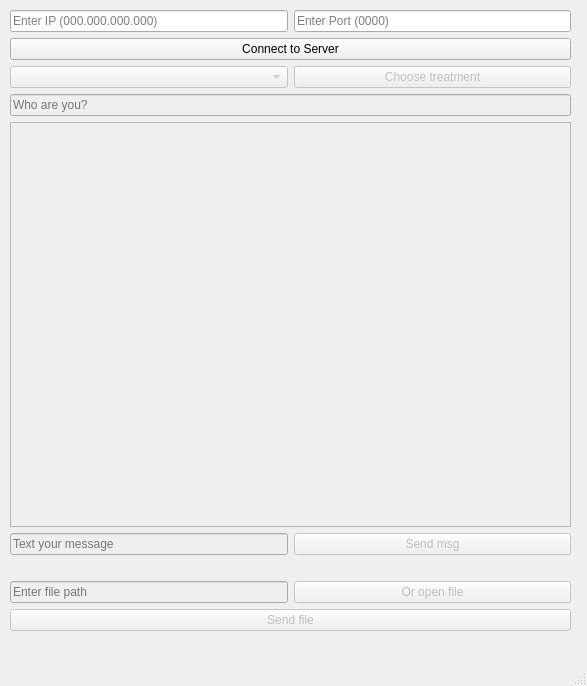
<?xml version="1.0" encoding="UTF-8"?>
<ui version="4.0">
 <class>MainWindow</class>
 <widget class="QMainWindow" name="MainWindow">
  <property name="geometry">
   <rect>
    <x>0</x>
    <y>0</y>
    <width>587</width>
    <height>686</height>
   </rect>
  </property>
  <property name="windowTitle">
   <string>Client</string>
  </property>
  <property name="inputMethodHints">
   <set>Qt::ImhFormattedNumbersOnly</set>
  </property>
  <widget class="QWidget" name="centralwidget">
   <widget class="QWidget" name="gridLayoutWidget">
    <property name="geometry">
     <rect>
      <x>10</x>
      <y>10</y>
      <width>561</width>
      <height>621</height>
     </rect>
    </property>
    <layout class="QGridLayout" name="gridLayout">
     <item row="0" column="0">
      <widget class="QLineEdit" name="IPLineEdit">
       <property name="maxLength">
        <number>15</number>
       </property>
       <property name="placeholderText">
        <string>Enter IP (000.000.000.000)</string>
       </property>
      </widget>
     </item>
     <item row="9" column="0" colspan="2">
      <widget class="QPushButton" name="sendFilePushButton">
       <property name="enabled">
        <bool>false</bool>
       </property>
       <property name="text">
        <string>Send file</string>
       </property>
      </widget>
     </item>
     <item row="8" column="0">
      <widget class="QLineEdit" name="filePathLineEdit">
       <property name="enabled">
        <bool>false</bool>
       </property>
       <property name="placeholderText">
        <string>Enter file path</string>
       </property>
      </widget>
     </item>
     <item row="7" column="0" colspan="2">
      <widget class="QLabel" name="filePathLabel">
       <property name="text">
        <string/>
       </property>
       <property name="alignment">
        <set>Qt::AlignCenter</set>
       </property>
       <property name="wordWrap">
        <bool>true</bool>
       </property>
      </widget>
     </item>
     <item row="4" column="0" colspan="2">
      <widget class="QTextBrowser" name="textBrowser">
       <property name="enabled">
        <bool>false</bool>
       </property>
      </widget>
     </item>
     <item row="5" column="0">
      <widget class="QLineEdit" name="lineEdit">
       <property name="enabled">
        <bool>false</bool>
       </property>
       <property name="placeholderText">
        <string>Text your message</string>
       </property>
      </widget>
     </item>
     <item row="0" column="1">
      <widget class="QLineEdit" name="PortLineEdit">
       <property name="maxLength">
        <number>4</number>
       </property>
       <property name="placeholderText">
        <string>Enter Port (0000)</string>
       </property>
      </widget>
     </item>
     <item row="5" column="1">
      <widget class="QPushButton" name="sendMsgPushButton">
       <property name="enabled">
        <bool>false</bool>
       </property>
       <property name="text">
        <string>Send msg</string>
       </property>
      </widget>
     </item>
     <item row="3" column="0" colspan="2">
      <widget class="QLineEdit" name="callMeLineEdit">
       <property name="enabled">
        <bool>false</bool>
       </property>
       <property name="placeholderText">
        <string>Who are you?</string>
       </property>
      </widget>
     </item>
     <item row="8" column="1">
      <widget class="QPushButton" name="openFilePushButton">
       <property name="enabled">
        <bool>false</bool>
       </property>
       <property name="text">
        <string>Or open file</string>
       </property>
      </widget>
     </item>
     <item row="1" column="0" colspan="2">
      <widget class="QPushButton" name="connectToServerPushButton">
       <property name="enabled">
        <bool>true</bool>
       </property>
       <property name="text">
        <string>Connect to Server</string>
       </property>
      </widget>
     </item>
     <item row="2" column="0">
      <widget class="QComboBox" name="chooseTreatmentComboBox">
       <property name="enabled">
        <bool>false</bool>
       </property>
       <property name="placeholderText">
        <string>Show treatments</string>
       </property>
      </widget>
     </item>
     <item row="2" column="1">
      <widget class="QPushButton" name="chooseTreatmentPushButton">
       <property name="enabled">
        <bool>false</bool>
       </property>
       <property name="text">
        <string>Choose treatment</string>
       </property>
      </widget>
     </item>
    </layout>
   </widget>
  </widget>
  <widget class="QMenuBar" name="menubar">
   <property name="geometry">
    <rect>
     <x>0</x>
     <y>0</y>
     <width>587</width>
     <height>25</height>
    </rect>
   </property>
  </widget>
  <widget class="QStatusBar" name="statusbar"/>
 </widget>
 <resources/>
 <connections/>
</ui>
